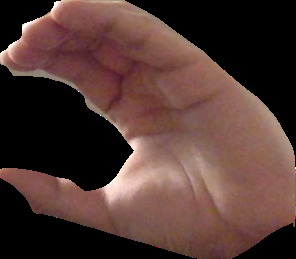
#> input picture hw2/img/gesture_c.png, 296 x 259 px, given in place of the camera
$ python test2.py
#> lines starting #> are read from the running program, lines starting #| are printed output that depends on the picture; after the words box and inside, x2 and y2 are one past the last pixel; in counts of white or black regions, pixels touching at a corner belong together
import cv2
import numpy as np

sel_r, sel_g, sel_b = None, None, None
prev_frame = None
scale_percents = [0.4, 0.2, 0.1, 0.05]
orig_frame = None

def click_callback(event, x, y, flags, param):
	global sel_r, sel_g, sel_b

	if event == cv2.EVENT_LBUTTONUP:
		click_coord = (y,x)
		click_coord_with_offset = (y,x)
		print("click_coord_with_offset:", click_coord_with_offset, "frame", orig_frame.shape)
		[sel_r, sel_g, sel_b] = (orig_frame[click_coord_with_offset[0],click_coord_with_offset[1]])
		print("click | coord={}, color={}".format(click_coord, [sel_r, sel_g, sel_b]))

def nothing(x):
	pass

cap = cv2.VideoCapture(0)
cv2.namedWindow("frame")
cv2.setMouseCallback("frame", click_callback)
cv2.createTrackbar("thres_r", "frame",0,255, nothing) 	# 11
cv2.createTrackbar("thres_g", "frame",0,255, nothing)	# 190
cv2.createTrackbar("thres_b", "frame",0,255, nothing)	# 48
cv2.createTrackbar("toggle_motion_track", "frame",0,1, nothing)	# 48

def get_smaller_frame(frame, frame_l1, scale_percent):
    dimen = (int(frame.shape[1] * scale_percent), int(frame.shape[0] * scale_percent))
    frame_img = cv2.resize(frame, dimen)

    print("frame_img", (frame_img.shape[0], frame_img.shape[1]), "entire_img shape", frame_l1.shape)

    entire_frame = np.zeros(frame_l1.shape, dtype='uint8')
    entire_frame[0:frame_img.shape[0], 0:frame_img.shape[1]] = frame_img
    return entire_frame

while True:
	ret, frame = cap.read()
#> frame is the input picture: shape (259, 296, 3); mean B, G, R 51, 56.2, 81.6
	frame = cv2.resize(frame, (int(frame.shape[1] * scale_percents[1]), int(frame.shape[0] * scale_percents[1])))
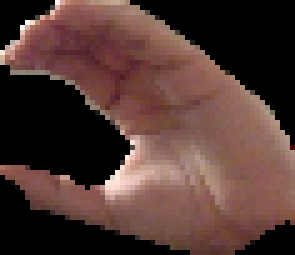
#> frame: shape (51, 59, 3) (shown 5 times larger); mean B, G, R 51.1, 56.4, 81.7
	orig_frame = frame.copy()

	# Skin Color Treshold
	thres_r=cv2.getTrackbarPos("thres_r", "frame")
	thres_g=cv2.getTrackbarPos("thres_g", "frame")
	thres_b=cv2.getTrackbarPos("thres_b", "frame")
	is_toggle_motion_track = cv2.getTrackbarPos("toggle_motion_track", "frame")

	if sel_r is not None and sel_g is not None and sel_b is not None:
		# Apply rgb threshold
		lower_range = np.array([sel_r - thres_r, sel_g - thres_g, sel_b - thres_b])
		upper_range = np.array([sel_r + thres_r, sel_g + thres_g, sel_b + thres_b])
		mask = cv2.inRange(frame, lower_range, upper_range);
		frame_filtered = cv2.bitwise_and(frame, frame, mask= mask)

		if is_toggle_motion_track:
			diff = cv2.subtract(frame_filtered, prev_frame) #applies median blur before subtracting for noise reduction
			frame = diff
		else:
			frame = frame_filtered

		prev_frame = frame_filtered

	# Multi-dimension
	frame_l1 = frame

	mask = np.zeros(frame_l1.shape, dtype='uint8')

	dimen_l2 = (int(frame.shape[0] * scale_percents[1]), int(frame.shape[1] * scale_percents[1]))
#> dimen_l2 = (10, 11)
	frame_l2_in = cv2.resize(frame, (dimen_l2[1],dimen_l2[0]))
	mask[0:frame_l2_in.shape[0], 0:frame_l2_in.shape[1]] = frame_l2_in
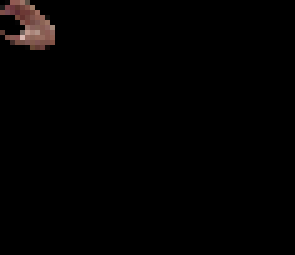
#> mask: shape (51, 59, 3) (shown 5 times larger); mean of channels 0, 1, 2 1.8, 2, 2.9; drawn as B, G, R

	dimen_l3 = (int(frame.shape[0] * scale_percents[2]), int(frame.shape[1] * scale_percents[2]))
#> dimen_l3 = (5, 5)
	frame_l3_in = cv2.resize(frame, (dimen_l3[1],dimen_l3[0]))
	frame_l3_y_offset = frame_l2_in.shape[0] + frame_l3_in.shape[0]
#> frame_l3_y_offset = 15
	mask[frame_l2_in.shape[0]:frame_l3_y_offset, 0:frame_l3_in.shape[1]] = frame_l3_in
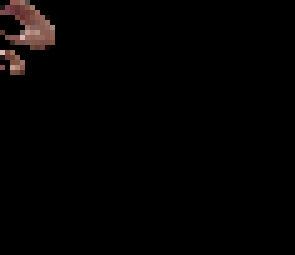
#> mask: shape (51, 59, 3) (shown 5 times larger); 0.56% of pixels changed, all inside (x1, y1, x2, y2) = (0, 10, 5, 15); drawn as B, G, R

	dimen_l4 = (int(frame.shape[0] * scale_percents[3]), int(frame.shape[1] * scale_percents[3]))
#> dimen_l4 = (2, 2)
	frame_l4_in = cv2.resize(frame, (dimen_l4[1],dimen_l4[0]))
	frame_14_offset = frame_l3_y_offset + frame_l4_in.shape[0]
#> frame_14_offset = 17
	mask[frame_l3_y_offset:frame_14_offset, 0:frame_l4_in.shape[1]] = frame_l4_in
#> mask: shape (51, 59, 3); 0.13% of pixels changed, all inside (x1, y1, x2, y2) = (0, 15, 2, 17)

	frame_concatenated = np.concatenate((frame_l1, mask), axis=1)
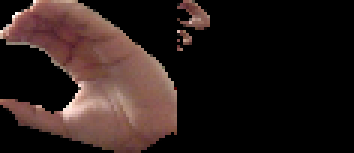
#> frame_concatenated: shape (51, 118, 3) (shown 3 times larger); mean B, G, R 26.7, 29.5, 42.8

	cv2.imshow('frame', frame_concatenated)

	if cv2.waitKey(1) & 0xFF == ord('q'):
#> (key q is pressed here)
		break

cv2.destroyAllWindows()

$ run again, on hw2/img/gesture_down.png
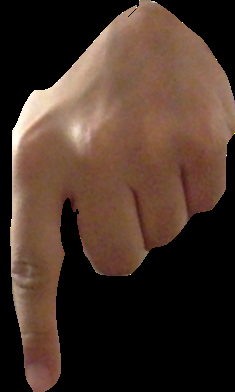
#> input picture hw2/img/gesture_down.png, 235 x 392 px, given in place of the camera
#> frame is the input picture: shape (392, 235, 3); mean B, G, R 40.6, 51.5, 71.1
#> frame: shape (78, 47, 3)
#> `mask[frame_l2_in.shape[0]:frame_l3_y_offset, 0:frame_l3_in.shape[1]] =..`:
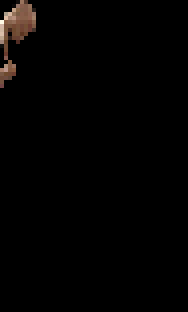
#> mask: shape (78, 47, 3) (shown 4 times larger); mean of channels 0, 1, 2 1.9, 2.4, 3.3; drawn as B, G, R
#> `frame_concatenated = np.concatenate((frame_l1, mask), axis=1)`:
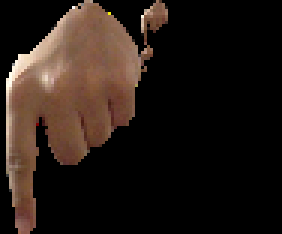
#> frame_concatenated: shape (78, 94, 3) (shown 3 times larger); mean B, G, R 21.4, 27.2, 37.4

$ run again, on hw2/img/gesture_paper.png
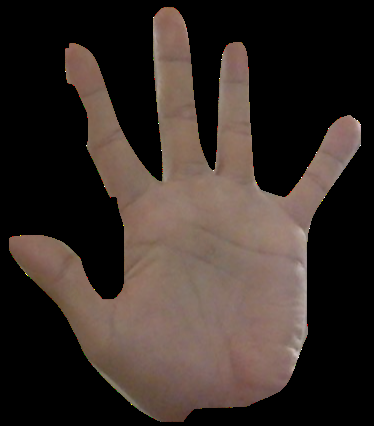
#> input picture hw2/img/gesture_paper.png, 374 x 426 px, given in place of the camera
#> frame is the input picture: shape (426, 374, 3); mean B, G, R 40.9, 46, 56.6
#> frame: shape (85, 74, 3)
#> `mask[frame_l2_in.shape[0]:frame_l3_y_offset, 0:frame_l3_in.shape[1]] =..`:
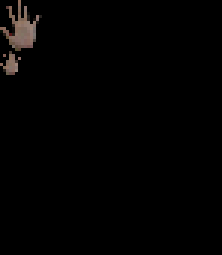
#> mask: shape (85, 74, 3) (shown 3 times larger); mean of channels 0, 1, 2 1.9, 2.2, 2.7; drawn as B, G, R
#> `frame_concatenated = np.concatenate((frame_l1, mask), axis=1)`:
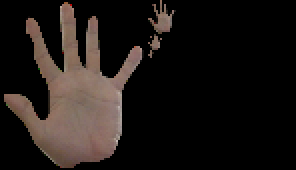
#> frame_concatenated: shape (85, 148, 3) (shown 2 times larger); mean B, G, R 21.5, 24.1, 29.7

$ run again, on hw2/img/gesture_point.png
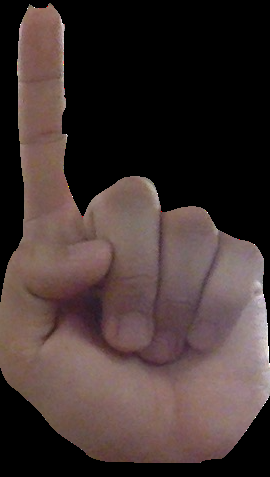
#> input picture hw2/img/gesture_point.png, 270 x 477 px, given in place of the camera
#> frame is the input picture: shape (477, 270, 3); mean B, G, R 50.4, 52.4, 66.7
#> frame: shape (95, 54, 3)
#> `mask[frame_l2_in.shape[0]:frame_l3_y_offset, 0:frame_l3_in.shape[1]] =..`:
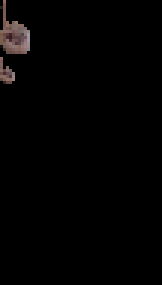
#> mask: shape (95, 54, 3) (shown 3 times larger); mean of channels 0, 1, 2 2.3, 2.4, 3; drawn as B, G, R
#> `frame_concatenated = np.concatenate((frame_l1, mask), axis=1)`:
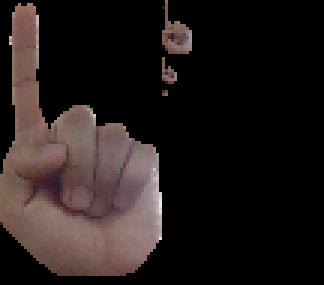
#> frame_concatenated: shape (95, 108, 3) (shown 3 times larger); mean B, G, R 26.3, 27.4, 34.8
